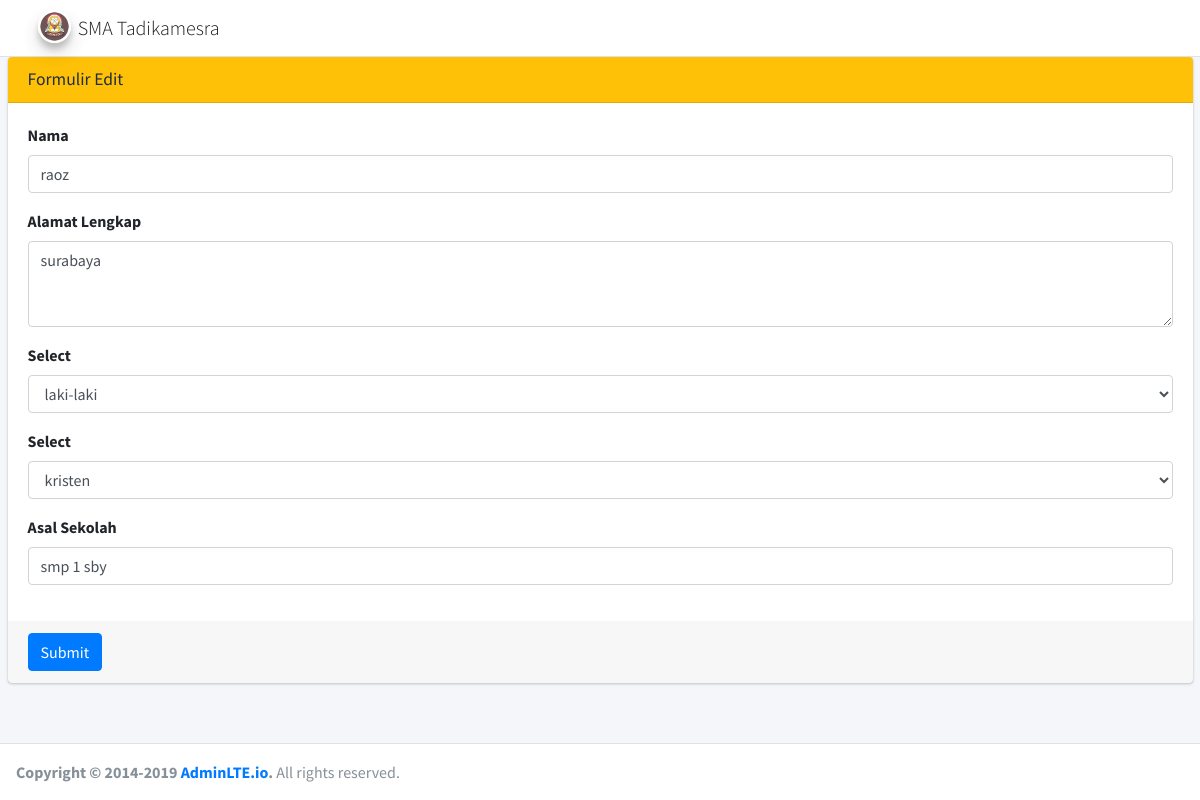
Page /admin/form-edit.php?id=22 on the committed database.
### tables this page shows
CREATE TABLE `calon_siswa` (
  `id` int(11) NOT NULL,
  `nama` varchar(64) NOT NULL,
  `alamat` varchar(255) NOT NULL,
  `jenis_kelamin` varchar(10) NOT NULL,
  `agama` varchar(10) NOT NULL,
  `asal_sekolah` varchar(64) NOT NULL
);

### admin/form-edit.php (the view, shortened to what this page needs)
<?php
    include('../config.php');
    $id = $_GET['id'];
    $sql = 'select * from calon_siswa where id = '.$id;
    $query = mysqli_query($db_connection, $sql);
    $siswa = mysqli_fetch_assoc($query);
?>
<!DOCTYPE html>
<html lang="en">
<?php include('includes/head-top.php') ?>
<?php include('includes/head-bot.php') ?>
<?php include('includes/nav-top.php') ?>
<form action="proses-edit.php" method="post" class="col-md-12">
    <div class="card card-warning">
        <div class="card-header">
            <h3 class="card-title">Formulir Edit</h3>
        </div>
        <div class="card-body">
            <form role="form">
                <div class="row">
                    <div class="col-sm-12">
                        <div class="form-group">
                            <label>Nama</label>
                            <input type="text" class="form-control" placeholder="Nama Lengkap" name="nama" value="<?php echo $siswa['nama'] ?>" required>
                        </div>
                    </div>
                </div>
                <div class="row">
                    <div class="col-sm-12">
                        <div class="form-group">
                            <label>Alamat Lengkap</label>
                            <textarea class="form-control" rows="3" placeholder="Alamat Lengkap" name="alamat" required><?php echo $siswa['alamat'] ?></textarea>
                        </div>
                    </div>
                </div>
                <div class="row">
                    <div class="col-sm-12">
                        <div class="form-group">
                            <label>Select</label>
                            <select class="form-control" name="jenis_kelamin">
                                <option value="laki-laki" <?php echo ($siswa['jenis_kelamin'] == 'laki-laki') ? 'selected' : '' ?>>laki-laki</option>
                            </select>
                        </div>
                    </div>
                </div>
                <div class="row">
                    <div class="col-sm-12">
                        <div class="form-group">
                            <label>Select</label>
                            <select class="form-control" name="agama">
                                <option <?php echo ($siswa['agama'] == 'kristen') ? 'selected' : '' ?> value="kristen" >kristen</option>
                            </select>
                        </div>
                    </div>
                </div>
                <div class="row">
                    <div class="col-sm-12">
                        <div class="form-group">
                            <label>Asal Sekolah</label>
                            <input type="text" class="form-control" placeholder="Asal Sekolah" name="asal_sekolah" value="<?php echo $siswa['asal_sekolah'] ?>" required>
                        </div>
                    </div>
                </div>
        </div>
        <div class="card-footer">
            <button type="submit" class="btn btn-primary">Submit</button>
        </div>
</form>
<?php include('../includes/nav-bot.php') ?>
</html>

### rows in the picture
calon_siswa: nama "raoz", alamat "surabaya", agama "kristen", asal_sekolah "smp 1 sby"
